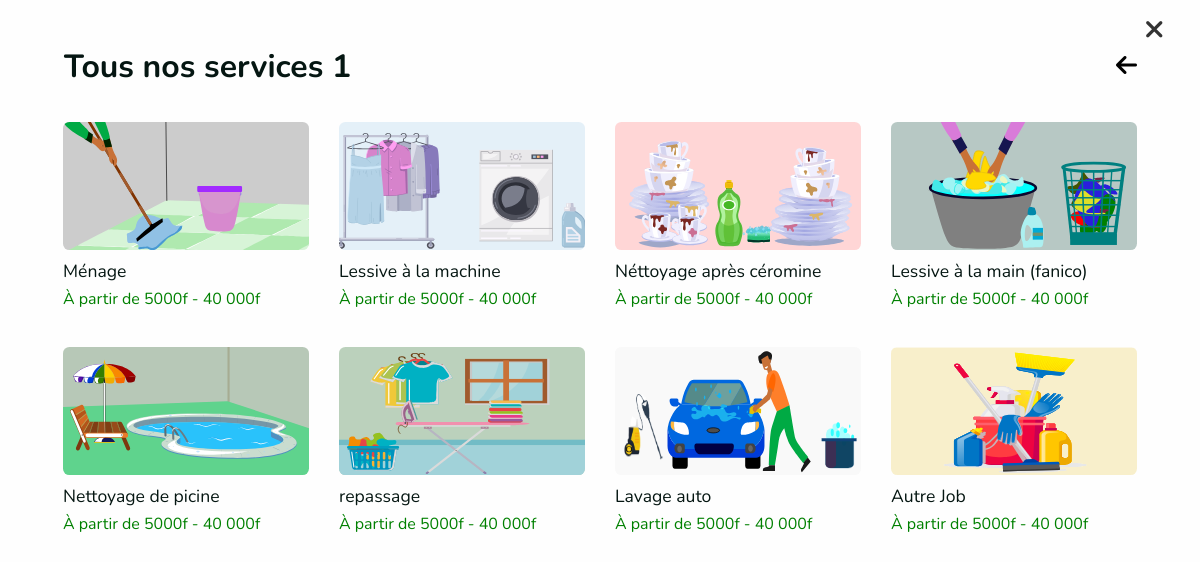
The page /menage/ on the database its author committed.
### app/models.py (models this page shows, shortened)
class Convention(models.Model):
    publish = models.BooleanField(default=True)
    date_add = models.DateField(auto_now=False, auto_now_add=True)
    date_update = models.DateField(auto_now=True, auto_now_add=False)
    class Meta:
        abstract = True

class Service(Convention):
    name = models.CharField(max_length=50)
    libele = models.CharField(max_length=50)
    picture = models.FileField(upload_to="img_service")
    picture1 = models.FileField(upload_to="img_service")
    description = HTMLField()
    order = models.IntegerField()
    service_slug =  AutoSlugField(populate_from='name')
    class Meta:
        verbose_name = "Service"
        verbose_name_plural = "Services"

class SousService(Convention):
    name = models.CharField(max_length=50)
    picture = models.FileField(upload_to="img_service")
    libele = models.TextField()
    description = models.TextField()
    order = models.IntegerField()
    price = models.CharField(max_length=100)
    sous_service_slug =  AutoSlugField(populate_from='name')
    service = models.ForeignKey("Service", related_name="category_service", on_delete=models.SET_NULL, null=True)
    class Meta:
        verbose_name = "Sous Service"
        verbose_name_plural = "Sous Services"

### app/views.py (the view)
# urls.py: path('<str:service_slug>/', under_service, name="sous-service"),
def under_service(request, service_slug):
  get_related_services =  get_related_service(service_slug)
  get_infos_web = get_info_web({'publish':True})
  template_name = 'app/under-service.html'
  context = {
    'page':{
      'title': 'De-missa | ' + service_slug,
      },
    'is_true': True,
    'get_related_services': get_related_services,
      'get_infos_web': get_infos_web,
  }
  return render(request, template_name, context)

### app/functions.py (called while the page is built)
def get_info_web(data=dict()):
    return Web.objects.filter(**data).first()

def get_related_service(service_slug):
    return get_object_or_404(Service, service_slug=service_slug)

### app/templates/app/under-service.html (shortened to what this page needs)
{% extends 'app/layout/base.html' %}
{% load static %}
{% block content %}
  <div class="return">
    <a href="{% url 'welcome' %}"><i class="fa-solid fa-xmark"></i></a>
  </div>
<section class="layout_padding p-5">
    <div class="container d-flex justify-content-between">
        <div class="heading_container  d-flex justify-content-center row  p-3">
            <h2 class="title" sytle="font-weight:bold">Tous nos services {{get_related_services.libele}}</h2>
        </div>
        <div class="back">
            <button id="btnBack" class="btnBack"><i class="fa-solid fa-arrow-left"></i></button>
        </div>
    </div>
    <div class="container scroll-div">
        <div class="row gy-3 my-1" >
            {% for service in get_related_services.category_service.all %}
                <div class="col-lg-3 col-md-4 col-sm-6">
                    <div class="b-card ">
                        <a href="{% url 'reservation' service.sous_service_slug %}">
                            <img src="{{service.picture.url}}" class="b-card-img" alt="" srcset="">
                        </a>
                        <div class="b-card-content">
                            <p class="mt-2" style="font-size:1.1rem">{{service.name}}
                                <br><span style="color:green; font-size:1rem">À partir de {{service.price}}</span>
                            </p>
                        </div>
                    </div>
                </div>
            {% endfor %}
        </div>
    </div>
</section>
{% endblock content %}

### app/static/app/css/responsive.css (style rules this page uses)
@media (min-width: 1200px) { .container { max-width: 1170px; } }

### app/static/app/css/style.css (style rules this page uses)
body { font-family: 'Nunito', sans-serif !important; color: #051612; background-color: #fefefe; overflow-x: hidden; }
.layout_padding { padding: 90px 0; }
.heading_container { display: -webkit-box; display: -ms-flexbox; display: flex; -webkit-box-orient: vertical; -webkit-box-direction: normal; -ms-flex-direction: column; flex-direction: column; -webkit-box-align: start; -ms-flex-align: start; align-items: flex-start; }
.heading_container h2 { position: relative; font-weight: bold; margin-bottom: 1rem; margin-top: -1rem; }
a, a:hover, a:focus { text-decoration: none; }

### app/static/app/css/style1.css (style rules this page uses)
* { margin: 0; padding: 0; box-sizing: border-box; border: none; }
html { scroll-behavior: smooth; }
:root { --labelColor: rgb(34, 156, 34); --backgroundColor: #fcfcfc; --borderColor: #dfdfdf; --red: #ff0000; --white: #fff; }
p { font-weight: 400; }
.b-card { border-radius: 0.4rem; overflow: hidden; cursor: pointer; transition: 0.2s; margin-bottom: 20px; }
.b-card-img { display: block; width: 100%; height: 8rem; object-fit: cover; border-radius: 0 0 0.4rem 0.4rem; }
.return { position: absolute; right: 3%; top: 2%; }
.return a { text-decoration: none; color: #333; font-weight: 700; }
.return i { font-size: 26px; }

### app/templates/app/under-service.html (style rules this page uses)
.btnBack { background-color: transparent; font-size: 1.5rem; }

### rows shown on the page
Service: libele "1"
SousService: picture (picture), name "Ménage", price "5000f - 40 000f"
SousService: picture (picture), name "Lessive à la machine", price "5000f - 40 000f"
SousService: picture (picture), name "Néttoyage après céromine", price "5000f - 40 000f"
SousService: picture (picture), name "Lessive à la main (fanico)", price "5000f - 40 000f"
SousService: picture (picture), name "Nettoyage de picine", price "5000f - 40 000f"
SousService: picture (picture), name "repassage", price "5000f - 40 000f"
SousService: picture (picture), name "Lavage auto", price "5000f - 40 000f"
SousService: picture (picture), name "Autre Job", price "5000f - 40 000f"
